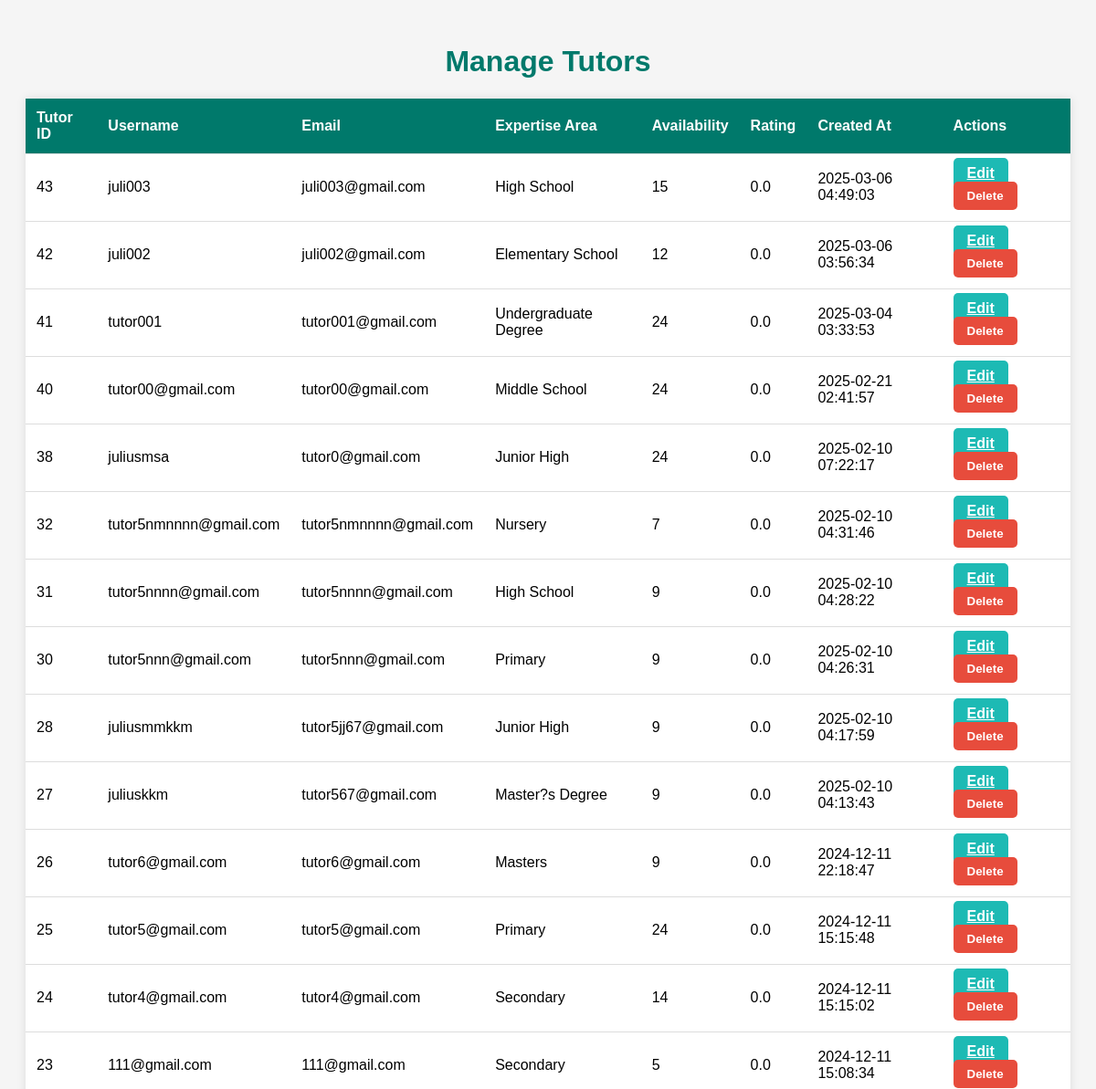
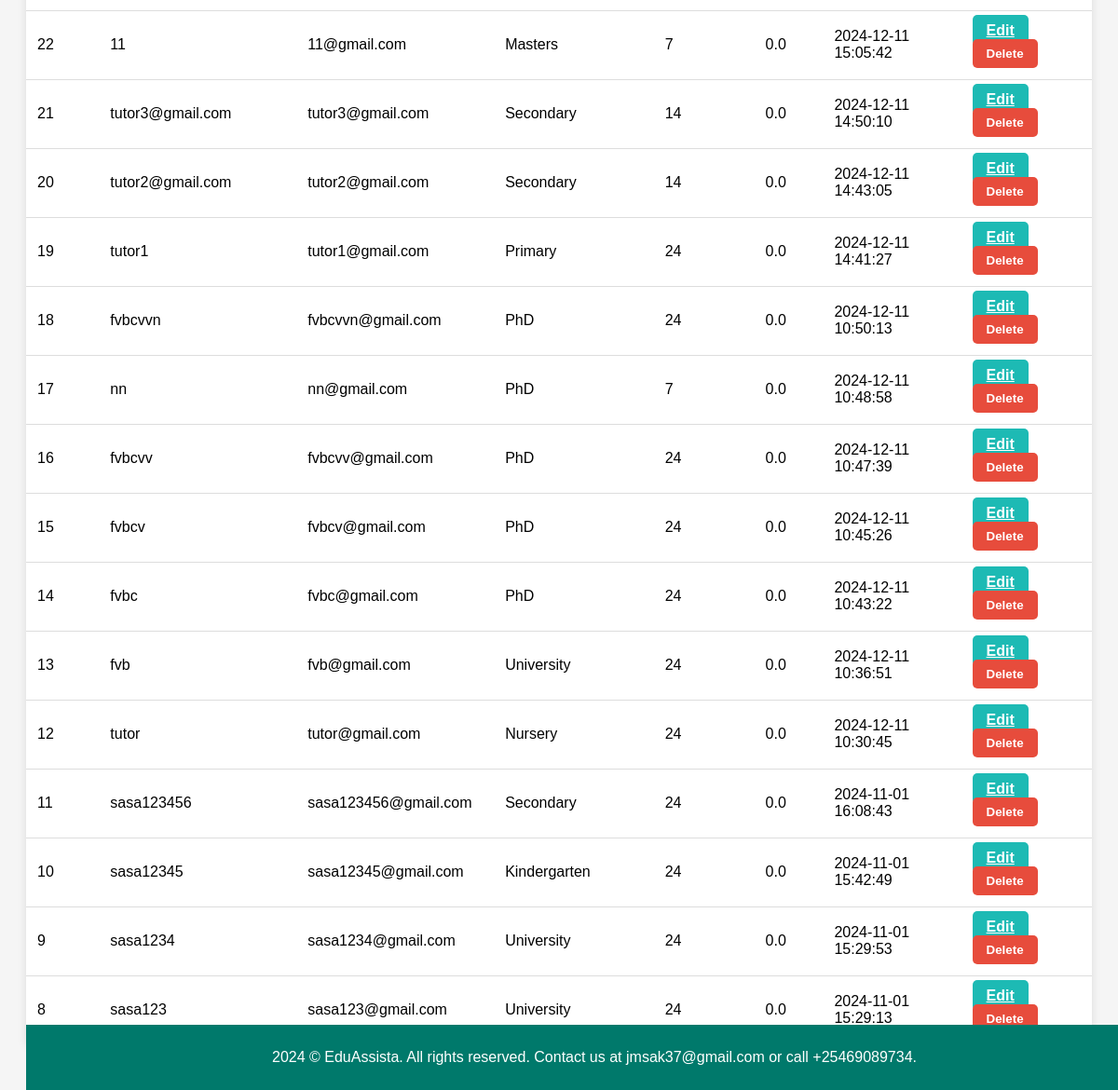
Screenshot of /Admin/admin_get_tutors.php (signed in) with the database file from the repository (2 pictures, top to bottom).
### tables this page shows
CREATE TABLE `tutors` (
  `TutorID` int(11) NOT NULL,
  `UserID` int(11) DEFAULT NULL,
  `ExpertiseArea` varchar(100) DEFAULT NULL,
  `Availability` varchar(255) DEFAULT NULL,
  `Rating` decimal(2,1) DEFAULT 0.0,
  `SubjectName` varchar(50) DEFAULT NULL,
  `client_id` int(11) DEFAULT NULL,
  `order_id` int(11) DEFAULT NULL,
  `subject` varchar(255) DEFAULT NULL,
  `name` varchar(255) DEFAULT NULL,
  `tutor_id` int(11) DEFAULT NULL,
  `description` text DEFAULT NULL,
  `instructions` text DEFAULT NULL,
  `deadline` datetime DEFAULT NULL,
  `document_name` varchar(255) DEFAULT NULL,
  `document_upload_link` varchar(255) DEFAULT NULL,
  `completed_work_name` varchar(255) DEFAULT NULL,
  `completed_work_link` varchar(255) DEFAULT NULL,
  `price` decimal(10,2) DEFAULT NULL,
  `number_of_pages` int(11) DEFAULT NULL,
  `status` enum('undone','progress','revision','request','clarification','unpaid','paid','completed') NOT NULL DEFAULT 'undone',
  `created_at` timestamp NOT NULL DEFAULT current_timestamp(),
  `updated_at` timestamp NOT NULL DEFAULT current_timestamp() ON UPDATE current_timestamp()
);

CREATE TABLE `users` (
  `UserID` int(11) NOT NULL,
  `RoleID` int(11) DEFAULT NULL,
  `UserName` varchar(50) NOT NULL,
  `Email` varchar(100) NOT NULL,
  `PasswordHash` varchar(255) NOT NULL,
  `CreatedAt` timestamp NOT NULL DEFAULT current_timestamp(),
  `UpdatedAt` timestamp NOT NULL DEFAULT current_timestamp() ON UPDATE current_timestamp(),
  `status` enum('insession','out of session') NOT NULL DEFAULT 'out of session'
);

### Admin/admin_get_tutors.php (the view, shortened to what this page needs)
<?php
require_once 'database_connection.php';
function getAllTutors($conn) {
    $sql = "SELECT Tutors.TutorID, Users.UserName, Users.Email, Tutors.ExpertiseArea, Tutors.Availability, Tutors.Rating, Users.CreatedAt
            FROM Tutors
            JOIN Users ON Tutors.UserID = Users.UserID
            ORDER BY Users.CreatedAt DESC";
    $result = $conn->query($sql);
    return $result;
}
$tutors = getAllTutors($conn);
?>
<!DOCTYPE html>
<html lang="en">
<head>
</head>
<body>
    <h1>Manage Tutors</h1>
    <table class="tutor-table">
        <thead>
            <tr>
                <th>Tutor ID</th>
                <th>Username</th>
                <th>Email</th>
                <th>Expertise Area</th>
                <th>Availability</th>
                <th>Rating</th>
                <th>Created At</th>
                <th>Actions</th>
            </tr>
        </thead>
        <tbody>
            <?php if ($tutors->num_rows > 0): ?>
                <?php while ($row = $tutors->fetch_assoc()): ?>
                    <tr>
                        <td><?php echo htmlspecialchars($row['TutorID']); ?></td>
                        <td><?php echo htmlspecialchars($row['UserName']); ?></td>
                        <td><?php echo htmlspecialchars($row['Email']); ?></td>
                        <td><?php echo htmlspecialchars($row['ExpertiseArea']); ?></td>
                        <td><?php echo htmlspecialchars($row['Availability']); ?></td>
                        <td><?php echo htmlspecialchars($row['Rating']); ?></td>
                        <td><?php echo htmlspecialchars($row['CreatedAt']); ?></td>
                        <td>
                            <a href="edit_tutor_form.php?tutorID=<?php echo $row['TutorID']; ?>" class="action-btn edit-btn">Edit</a>
                            <form method="POST" style="display:inline;">
                                <button type="submit" class="action-btn delete-btn" onclick="return confirm('Are you sure you want to delete this tutor?');">Delete</button>
                            </form>
                        </td>
                    </tr>
                <?php endwhile; ?>
            <?php else: ?>
                <tr>
                    <td colspan="8" class="no-tutors">No tutors found.</td>
                </tr>
            <?php endif; ?>
        </tbody>
    </table>
    <div class="footer">
        <p>2024 © EduAssista. All rights reserved. Contact us at <a href="mailto:jmsak37@gmail.com">jmsak37@gmail.com</a> or call +25469089734.</p>
    </div>
</body>
</html>

### Admin/admin_get_tutors.php (style rules this page uses)
body { font-family: Arial, sans-serif; background-color: #f5f5f5; padding: 20px; }
h1 { text-align: center; color: #00796b; }
.tutor-table { width: 100%; border-collapse: collapse; margin: 20px auto; background-color: white; box-shadow: 0px 0px 10px rgba(0, 0, 0, 0.1); }
.tutor-table th, .tutor-table td { padding: 12px; text-align: left; border-bottom: 1px solid #ddd; }
.tutor-table th { background-color: #00796b; color: white; }
.action-btn { padding: 8px 15px; border: none; color: white; cursor: pointer; border-radius: 5px; font-weight: bold; transition: background-color 0.3s ease; }
.edit-btn { background-color: #1dbab4; }
.delete-btn { background-color: #e74c3c; }
.footer { background-color: #00796b; color: white; text-align: center; padding: 10px; position: fixed; bottom: 0; width: 100%; }
.footer a { color: white; text-decoration: none; }

### rows the page displays
tutors: TutorID "43", UserID.UserName "juli003", UserID.Email "juli003@gmail.com", ExpertiseArea "High School", Availability "15", Rating "0.0", UserID.CreatedAt "2025-03-06 04:49:03"
tutors: TutorID "42", UserID.UserName "juli002", UserID.Email "juli002@gmail.com", ExpertiseArea "Elementary School", Availability "12", Rating "0.0", UserID.CreatedAt "2025-03-06 03:56:34"
tutors: TutorID "41", UserID.UserName "tutor001", UserID.Email "tutor001@gmail.com", ExpertiseArea "Undergraduate Degree", Availability "24", Rating "0.0", UserID.CreatedAt "2025-03-04 03:33:53"
tutors: TutorID "40", UserID.UserName "tutor00@gmail.com", UserID.Email "tutor00@gmail.com", ExpertiseArea "Middle School", Availability "24", Rating "0.0", UserID.CreatedAt "2025-02-21 02:41:57"
tutors: TutorID "38", UserID.UserName "juliusmsa", UserID.Email "tutor0@gmail.com", ExpertiseArea "Junior High", Availability "24", Rating "0.0", UserID.CreatedAt "2025-02-10 07:22:17"
tutors: TutorID "32", UserID.UserName "tutor5nmnnnn@gmail.com", UserID.Email "tutor5nmnnnn@gmail.com", ExpertiseArea "Nursery", Availability "7", Rating "0.0", UserID.CreatedAt "2025-02-10 04:31:46"
tutors: TutorID "31", UserID.UserName "tutor5nnnn@gmail.com", UserID.Email "tutor5nnnn@gmail.com", ExpertiseArea "High School", Availability "9", Rating "0.0", UserID.CreatedAt "2025-02-10 04:28:22"
tutors: TutorID "30", UserID.UserName "tutor5nnn@gmail.com", UserID.Email "tutor5nnn@gmail.com", ExpertiseArea "Primary", Availability "9", Rating "0.0", UserID.CreatedAt "2025-02-10 04:26:31"
tutors: TutorID "28", UserID.UserName "juliusmmkkm", UserID.Email "tutor5jj67@gmail.com", ExpertiseArea "Junior High", Availability "9", Rating "0.0", UserID.CreatedAt "2025-02-10 04:17:59"
tutors: TutorID "27", UserID.UserName "juliuskkm", UserID.Email "tutor567@gmail.com", ExpertiseArea "Master?s Degree", Availability "9", Rating "0.0", UserID.CreatedAt "2025-02-10 04:13:43"
tutors: TutorID "26", UserID.UserName "tutor6@gmail.com", UserID.Email "tutor6@gmail.com", ExpertiseArea "Masters", Availability "9", Rating "0.0", UserID.CreatedAt "2024-12-11 22:18:47"
tutors: TutorID "25", UserID.UserName "tutor5@gmail.com", UserID.Email "tutor5@gmail.com", ExpertiseArea "Primary", Availability "24", Rating "0.0", UserID.CreatedAt "2024-12-11 15:15:48"
tutors: TutorID "24", UserID.UserName "tutor4@gmail.com", UserID.Email "tutor4@gmail.com", ExpertiseArea "Secondary", Availability "14", Rating "0.0", UserID.CreatedAt "2024-12-11 15:15:02"
tutors: TutorID "23", UserID.UserName "111@gmail.com", UserID.Email "111@gmail.com", ExpertiseArea "Secondary", Availability "5", Rating "0.0", UserID.CreatedAt "2024-12-11 15:08:34"
tutors: TutorID "22", UserID.UserName "11", UserID.Email "11@gmail.com", ExpertiseArea "Masters", Availability "7", Rating "0.0", UserID.CreatedAt "2024-12-11 15:05:42"
tutors: TutorID "21", UserID.UserName "tutor3@gmail.com", UserID.Email "tutor3@gmail.com", ExpertiseArea "Secondary", Availability "14", Rating "0.0", UserID.CreatedAt "2024-12-11 14:50:10"
tutors: TutorID "20", UserID.UserName "tutor2@gmail.com", UserID.Email "tutor2@gmail.com", ExpertiseArea "Secondary", Availability "14", Rating "0.0", UserID.CreatedAt "2024-12-11 14:43:05"
tutors: TutorID "19", UserID.UserName "tutor1", UserID.Email "tutor1@gmail.com", ExpertiseArea "Primary", Availability "24", Rating "0.0", UserID.CreatedAt "2024-12-11 14:41:27"
tutors: TutorID "18", UserID.UserName "fvbcvvn", UserID.Email "fvbcvvn@gmail.com", ExpertiseArea "PhD", Availability "24", Rating "0.0", UserID.CreatedAt "2024-12-11 10:50:13"
tutors: TutorID "17", UserID.UserName "nn", UserID.Email "nn@gmail.com", ExpertiseArea "PhD", Availability "7", Rating "0.0", UserID.CreatedAt "2024-12-11 10:48:58"
tutors: TutorID "16", UserID.UserName "fvbcvv", UserID.Email "fvbcvv@gmail.com", ExpertiseArea "PhD", Availability "24", Rating "0.0", UserID.CreatedAt "2024-12-11 10:47:39"
tutors: TutorID "15", UserID.UserName "fvbcv", UserID.Email "fvbcv@gmail.com", ExpertiseArea "PhD", Availability "24", Rating "0.0", UserID.CreatedAt "2024-12-11 10:45:26"
tutors: TutorID "14", UserID.UserName "fvbc", UserID.Email "fvbc@gmail.com", ExpertiseArea "PhD", Availability "24", Rating "0.0", UserID.CreatedAt "2024-12-11 10:43:22"
tutors: TutorID "13", UserID.UserName "fvb", UserID.Email "fvb@gmail.com", ExpertiseArea "University", Availability "24", Rating "0.0", UserID.CreatedAt "2024-12-11 10:36:51"
tutors: TutorID "12", UserID.UserName "tutor", UserID.Email "tutor@gmail.com", ExpertiseArea "Nursery", Availability "24", Rating "0.0", UserID.CreatedAt "2024-12-11 10:30:45"
tutors: TutorID "11", UserID.UserName "sasa123456", UserID.Email "sasa123456@gmail.com", ExpertiseArea "Secondary", Availability "24", Rating "0.0", UserID.CreatedAt "2024-11-01 16:08:43"
tutors: TutorID "10", UserID.UserName "sasa12345", UserID.Email "sasa12345@gmail.com", ExpertiseArea "Kindergarten", Availability "24", Rating "0.0", UserID.CreatedAt "2024-11-01 15:42:49"
tutors: TutorID "9", UserID.UserName "sasa1234", UserID.Email "sasa1234@gmail.com", ExpertiseArea "University", Availability "24", Rating "0.0", UserID.CreatedAt "2024-11-01 15:29:53"
tutors: TutorID "8", UserID.UserName "sasa123", UserID.Email "sasa123@gmail.com", ExpertiseArea "University", Availability "24", Rating "0.0", UserID.CreatedAt "2024-11-01 15:29:13"
